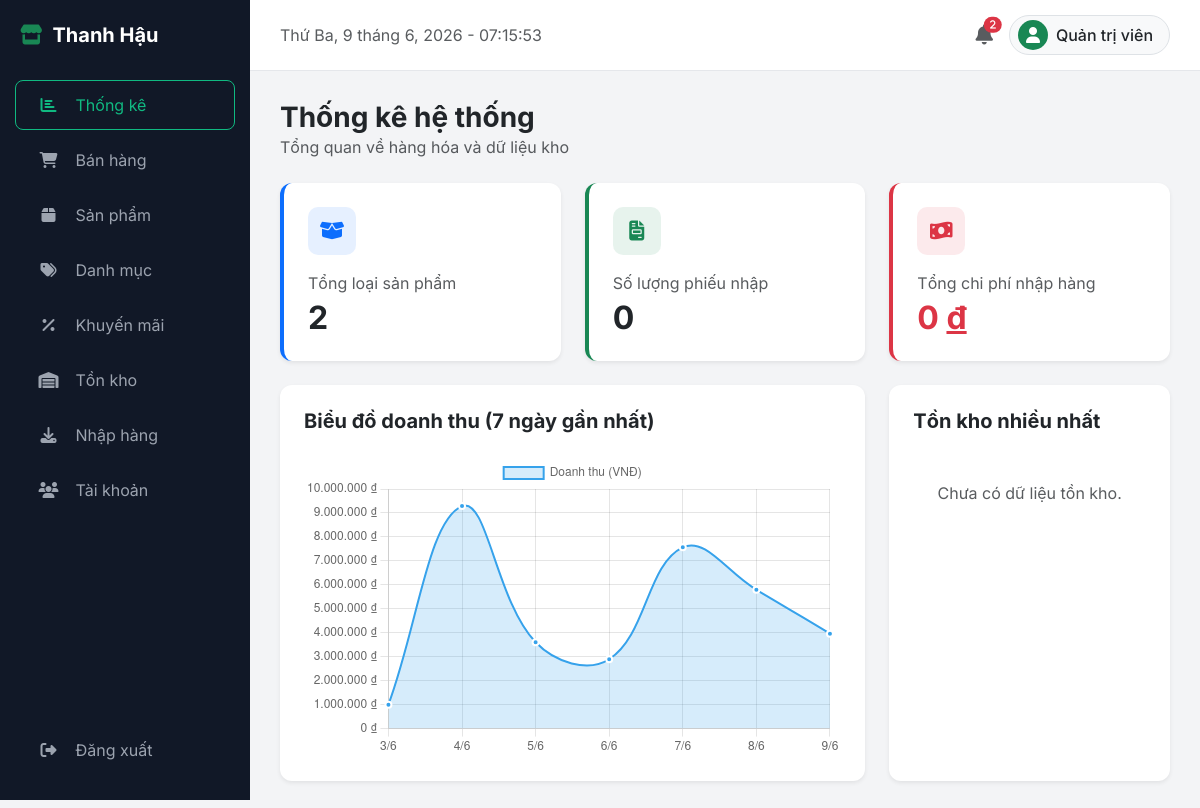
Page /index.php (signed in) on the earlier database version.
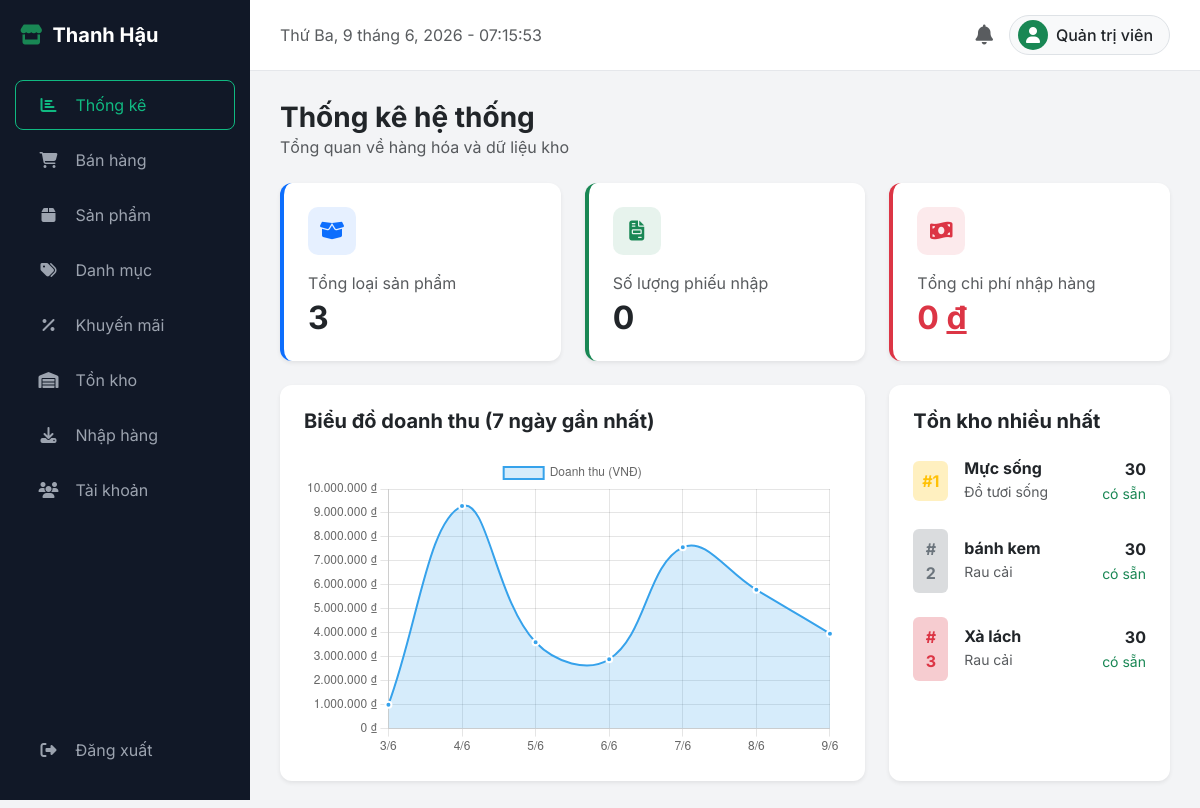
Same page on the later database version.
### tables this page shows
CREATE TABLE `ton_kho` (
  `id` int(11) NOT NULL,
  `id_san_pham` int(11) NOT NULL,
  `id_kho_hang` int(11) NOT NULL,
  `so_luong` int(11) NOT NULL DEFAULT 0,
  `ngay_cap_nhat` datetime DEFAULT current_timestamp() ON UPDATE current_timestamp()
);

CREATE TABLE `san_pham` (
  `id` int(11) NOT NULL,
  `id_danh_muc` int(11) NOT NULL,
  `ma_vach` varchar(50) NOT NULL,
  `ma_sku` varchar(20) NOT NULL,
  `ten_san_pham` varchar(255) NOT NULL,
  `don_vi_tinh` varchar(20) NOT NULL,
  `gia_nhap` decimal(15,2) NOT NULL,
  `gia_ban` decimal(15,2) NOT NULL,
  `ton_toi_thieu` int(11) DEFAULT 5,
  `han_su_dung` date DEFAULT NULL,
  `hinh_anh` varchar(255) DEFAULT NULL
);

CREATE TABLE `danh_muc` (
  `id` int(11) NOT NULL,
  `ma_danh_muc` varchar(20) NOT NULL,
  `ten_danh_muc` varchar(100) NOT NULL,
  `trang_thai` tinyint(4) DEFAULT 1
);

### index.php (the view, shortened to what the changed rows need)
<?php
include 'includes/header.php';
include 'connect.php';
$total_products = $conn->query("SELECT COUNT(*) AS c FROM san_pham")->fetch_assoc()['c'] ?? 0;
$total_imports = $conn->query("SELECT COUNT(*) AS c FROM phieu_nhap")->fetch_assoc()['c'] ?? 0;
$sum_imports = $conn->query("SELECT SUM(tong_tien) AS sum FROM phieu_nhap")->fetch_assoc()['sum'] ?? 0;
$top_stock = [];
$res_stock = $conn->query("
    SELECT sp.ten_san_pham, dm.ten_danh_muc, tk.so_luong
    FROM ton_kho tk
    JOIN san_pham sp ON tk.id_san_pham = sp.id
    LEFT JOIN danh_muc dm ON sp.id_danh_muc = dm.id
    ORDER BY tk.so_luong DESC LIMIT 5
");
if ($res_stock) {
    while($r = $res_stock->fetch_assoc()){
        $top_stock[] = $r;
    }
}
?>
<div class="row mb-4">
    <div class="col-md-4">
        <div class="card p-4 shadow-sm border-0 border-start border-primary border-4">
            <div class="d-flex justify-content-between align-items-center mb-3">
                <div class="stat-icon bg-primary bg-opacity-10 text-primary">
                </div>
            </div>
            <p class="text-muted mb-1">Tổng loại sản phẩm</p>
            <h2 class="fw-bold mb-0"><?= number_format($total_products) ?></h2>
        </div>
    </div>
    <div class="col-md-4">
        <div class="card p-4 shadow-sm border-0 border-start border-success border-4">
            <h2 class="fw-bold mb-0"><?= number_format($total_imports) ?></h2>
        </div>
    </div>
    <div class="col-md-4">
        <div class="card p-4 shadow-sm border-0 border-start border-danger border-4">
            <h2 class="fw-bold mb-0 text-danger"><?= number_format($sum_imports, 0, ',', '.') ?> <span class="text-decoration-underline">đ</span></h2>
        </div>
    </div>
</div>
<div class="row">
    <div class="col-md-4 mb-4">
        <div class="card p-4 h-100 shadow-sm border-0">
            <h5 class="fw-bold mb-4">Tồn kho nhiều nhất</h5>
            <?php foreach($top_stock as $index => $item):
                $colors = ['warning', 'secondary', 'danger', 'info', 'primary'];
                $bg_color = $colors[$index % count($colors)];
            ?>
            <div class="d-flex align-items-center mb-4">
                <div class="bg-<?= $bg_color ?> bg-opacity-25 text-<?= $bg_color ?> rounded p-2 me-3 fw-bold" style="width: 35px; text-align: center;">
                    #<?= $index + 1 ?>
                </div>
                <div class="flex-grow-1" style="overflow: hidden;">
                    <h6 class="mb-0 fw-bold text-truncate"><?= htmlspecialchars($item['ten_san_pham']) ?></h6>
                    <small class="text-muted"><?= htmlspecialchars($item['ten_danh_muc'] ?? 'Không rõ') ?></small>
                </div>
                <div class="text-end ms-2">
                    <div class="fw-bold"><?= $item['so_luong'] ?></div>
                    <small class="text-success">có sẵn</small>
                </div>
            </div>
            <?php endforeach; ?>
            <?php if (empty($top_stock)): ?>
            <div class="text-center text-muted mt-4">
                Chưa có dữ liệu tồn kho.
            </div>
            <?php endif; ?>
        </div>
    </div>
</div>
<?php include 'includes/footer.php'; ?>

### includes/header.php (shortened to what the changed rows need)
<?php
include_once __DIR__ . '/../connect.php';
$alert_count = 0;
$sql_low_stock = "SELECT COUNT(*) as total FROM (SELECT sp.id FROM san_pham sp LEFT JOIN ton_kho tk ON sp.id = tk.id_san_pham GROUP BY sp.id HAVING IFNULL(SUM(tk.so_luong), 0) <= MAX(sp.ton_toi_thieu)) as temp";
$result_low = $conn->query($sql_low_stock);
if ($result_low) $alert_count += $result_low->fetch_assoc()['total'];
$sql_exp = "SELECT COUNT(*) as total FROM san_pham WHERE han_su_dung IS NOT NULL AND han_su_dung <= DATE_ADD(CURDATE(), INTERVAL 30 DAY)";
$result_exp = $conn->query($sql_exp);
if ($result_exp) $alert_count += $result_exp->fetch_assoc()['total'];
?>
<!DOCTYPE html>
<html lang="vi">
<head>
    <link href="https://cdn.jsdelivr.net/npm/bootstrap@5.3.0/dist/css/bootstrap.min.css" rel="stylesheet">
    <link rel="stylesheet" href="https://cdnjs.cloudflare.com/ajax/libs/font-awesome/6.4.0/css/all.min.css">
    <link rel="stylesheet" href="assets/css/style.css">
</head>
<body>
    <div class="main-content">
        <div class="topbar">
            <div class="d-flex align-items-center gap-3">
                <i class="fas fa-bell text-muted fs-5 position-relative" title="Cảnh báo hàng hóa" style="cursor: pointer;">
                    <?php if ($alert_count > 0): ?>
                    <span class="position-absolute top-0 start-100 translate-middle badge rounded-pill bg-danger" style="font-size: 0.6rem;">
                        <?= $alert_count ?>
                    </span>
                    <?php endif; ?>
                </i>
                <div class="d-flex align-items-center gap-2 border rounded-pill px-2 py-1 bg-light cursor-pointer">
                    <div class="bg-success text-white rounded-circle d-flex align-items-center justify-content-center" style="width: 30px; height: 30px;">
                    </div>
                    <span class="fw-medium me-2"><?= htmlspecialchars($_SESSION['ho_ten'] ?? 'Admin') ?></span>
                </div>
            </div>
        </div>
        <div class="content-area">

Differences in the rows shown:
added ton_kho: id_san_pham.ten_san_pham "Mực sống", danh_muc.ten_danh_muc "Đồ tươi sống", so_luong "30"
added ton_kho: id_san_pham.ten_san_pham "bánh kem", danh_muc.ten_danh_muc "Rau cải", so_luong "30"
added ton_kho: id_san_pham.ten_san_pham "Xà lách", danh_muc.ten_danh_muc "Rau cải", so_luong "30"
Other differences:
$total_products: "2" → "3"
$alert_count: "2" → (not shown)
text no longer shown: "Chưa có dữ liệu tồn kho."
